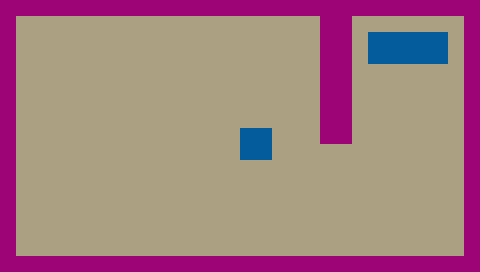

Tiled map render using the project's own tile images. Description and the map definition, with tile-layer contents summarised, below:
An orthogonal 30x17 tile map with 16x16 px tiles, 1 tile layer (Tile Layer 1) and 17 objects (6x PROP, 5x COLLISIONBOX, 3x SPAWNPOINT, AREA, TRIGGER, ...).

<map version="1.2" tiledversion="1.2.3" orientation="orthogonal" renderorder="right-down" width="30" height="17" tilewidth="16" tileheight="16" infinite="0" nextlayerid="5" nextobjectid="1" name="playground">
 <properties>
  <property name="AMBIENTLIGHT" value="#28add6f1" />
  <property name="GRAVITY" type="int" value="0" />
 </properties>
 <tileset firstgid="1" name="placeholder-tileset" tilewidth="16" tileheight="16" tilecount="16" columns="4">
  <image source="placeholder-tileset.png" width="64" height="64" />
 </tileset>
 <layer id="4" name="Tile Layer 1" width="30" height="17">
  <data>[510 cells, 510 non-empty, 3 distinct tile ids]</data>
 </layer>
 <objectgroup id="0" name="default">
  <object id="1" type="COLLISIONBOX" x="0" y="0" width="480" height="16">
   <properties>
    <property name="collisionType" value="STATIC" />
   </properties>
  </object>
  <object id="2" type="COLLISIONBOX" x="0" y="256" width="480" height="16">
   <properties>
    <property name="collisionType" value="STATIC" />
   </properties>
  </object>
  <object id="3" type="COLLISIONBOX" x="0" y="16" width="16" height="240">
   <properties>
    <property name="collisionType" value="STATIC" />
   </properties>
  </object>
  <object id="4" type="COLLISIONBOX" x="464" y="16" width="16" height="240">
   <properties>
    <property name="collisionType" value="STATIC" />
   </properties>
  </object>
  <object id="5" type="COLLISIONBOX" x="320" y="16" width="32" height="128">
   <properties>
    <property name="collisionType" value="STATIC" />
   </properties>
  </object>
  <object id="6" name="farmer" type="SPAWNPOINT" x="288" y="144" width="16" height="16" />
  <object id="7" type="PROP" x="240" y="112" width="16" height="16">
   <properties>
    <property name="addShadow" type="bool" value="false" />
    <property name="collision" type="bool" value="true" />
    <property name="collisionAlign" value="CENTER" />
    <property name="collisionType" value="DYNAMIC" />
    <property name="collisionValign" value="MIDDLE" />
    <property name="collisionboxHeight" value="16.0" />
    <property name="collisionboxWidth" value="16.0" />
    <property name="flipHorizontally" type="bool" value="false" />
    <property name="flipVertically" type="bool" value="false" />
    <property name="hitpoints" value="100" />
    <property name="indestructible" type="bool" value="false" />
    <property name="rotationSprite" value="NONE" />
    <property name="scaling" type="bool" value="true" />
    <property name="spritesheetName" value="pumpkin" />
   </properties>
  </object>
  <object id="8" type="PROP" x="379" y="28" width="9" height="18">
   <properties>
    <property name="addShadow" type="bool" value="true" />
    <property name="collision" type="bool" value="true" />
    <property name="collisionboxHeight" type="float" value="7.2" />
    <property name="collisionboxWidth" type="float" value="3.6" />
    <property name="indestructible" type="bool" value="false" />
    <property name="spritesheetName" value="toilet1" />
   </properties>
  </object>
  <object id="9" type="AREA" x="368" y="32" width="32" height="32">
   <properties>
    <property name="tags" value="refillwater" />
   </properties>
  </object>
  <object id="10" type="PROP" x="192" y="128" width="16" height="16">
   <properties>
    <property name="addShadow" type="bool" value="false" />
    <property name="collision" type="bool" value="true" />
    <property name="collisionAlign" value="CENTER" />
    <property name="collisionType" value="DYNAMIC" />
    <property name="collisionValign" value="MIDDLE" />
    <property name="collisionboxHeight" value="16.0" />
    <property name="collisionboxWidth" value="16.0" />
    <property name="flipHorizontally" type="bool" value="false" />
    <property name="flipVertically" type="bool" value="false" />
    <property name="hitpoints" value="100" />
    <property name="indestructible" type="bool" value="false" />
    <property name="rotationSprite" value="NONE" />
    <property name="scaling" type="bool" value="true" />
    <property name="spritesheetName" value="pumpkin" />
   </properties>
  </object>
  <object id="11" type="PROP" x="144" y="128" width="16" height="16">
   <properties>
    <property name="addShadow" type="bool" value="false" />
    <property name="collision" type="bool" value="true" />
    <property name="collisionAlign" value="CENTER" />
    <property name="collisionType" value="DYNAMIC" />
    <property name="collisionValign" value="MIDDLE" />
    <property name="collisionboxHeight" value="16.0" />
    <property name="collisionboxWidth" value="16.0" />
    <property name="flipHorizontally" type="bool" value="false" />
    <property name="flipVertically" type="bool" value="false" />
    <property name="hitpoints" value="100" />
    <property name="indestructible" type="bool" value="false" />
    <property name="rotationSprite" value="NONE" />
    <property name="scaling" type="bool" value="true" />
    <property name="spritesheetName" value="pumpkin" />
   </properties>
  </object>
  <object id="12" type="PROP" x="192" y="96" width="16" height="16">
   <properties>
    <property name="addShadow" type="bool" value="false" />
    <property name="collision" type="bool" value="true" />
    <property name="collisionAlign" value="CENTER" />
    <property name="collisionType" value="DYNAMIC" />
    <property name="collisionValign" value="MIDDLE" />
    <property name="collisionboxHeight" value="16.0" />
    <property name="collisionboxWidth" value="16.0" />
    <property name="flipHorizontally" type="bool" value="false" />
    <property name="flipVertically" type="bool" value="false" />
    <property name="hitpoints" value="100" />
    <property name="indestructible" type="bool" value="false" />
    <property name="rotationSprite" value="NONE" />
    <property name="scaling" type="bool" value="true" />
    <property name="spritesheetName" value="pumpkin" />
   </properties>
  </object>
  <object id="13" name="enemy" type="SPAWNPOINT" x="32" y="128" width="16" height="16" />
  <object id="14" name="enemy2" type="SPAWNPOINT" x="176" y="48" width="16" height="16" />
  <object id="15" type="PROP" x="381" y="105" width="16" height="10">
   <properties>
    <property name="addShadow" type="bool" value="true" />
    <property name="collision" type="bool" value="true" />
    <property name="collisionboxHeight" type="float" value="4" />
    <property name="collisionboxWidth" type="float" value="6.4" />
    <property name="indestructible" type="bool" value="false" />
    <property name="spritesheetName" value="can" />
   </properties>
  </object>
  <object id="16" name="can-pickup" type="TRIGGER" x="373" y="93" width="32" height="31">
   <properties>
    <property name="triggerActivation" value="INTERACT" />
    <property name="triggerOneTime" type="bool" value="true" />
    <property name="triggerTarget" value="11" />
    <property name="triggermessage" value="picked-up" />
   </properties>
  </object>
  <object id="17" name="canlight" type="LIGHTSOURCE" x="373" y="93" width="32" height="31">
   <properties>
    <property name="lightActive" type="bool" value="true" />
    <property name="lightColor" type="color" value="#ffffff" />
    <property name="lightShape" value="ellipse" />
   </properties>
  </object>
 </objectgroup>
</map>
